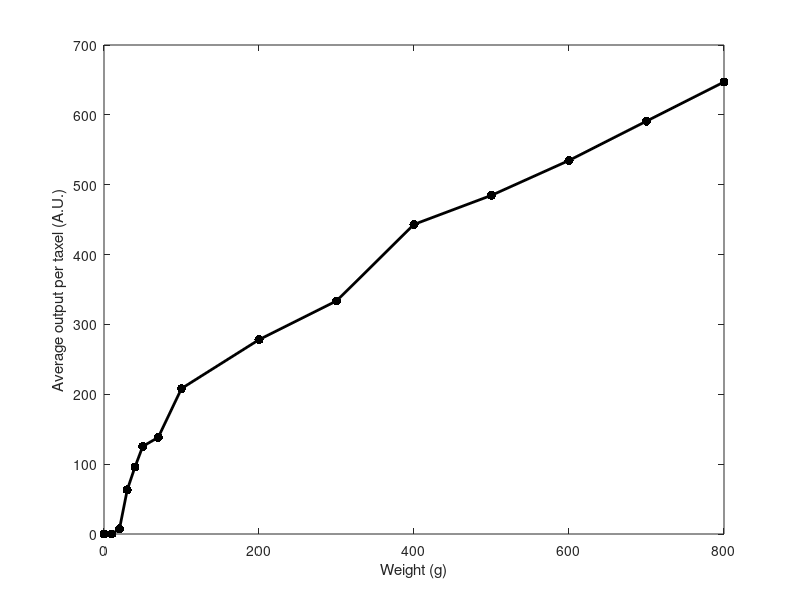

This chart was generated by the following MATLAB code:
% This function plot the relation between the force applied to the sensor
% and the measurement (of resistance) of sensor.
function forceR()
weightOutputArr = [
    0,0;
    10,0;
    20,447;
    30,3794;
    40,5763;
    50,7526;
    70,8301;
    100,12495;
    200,16690;
    300,20019;
    400,26590;
    500,29089;
    600,32083;
    700,35461;
    800,38823;
    ]; % units: g, AU, !!

contactArea = 60; % number of pixels, !!

% plotting
figure;
plot(weightOutputArr(:,1),weightOutputArr(:,2)/contactArea,"-k","LineWidth",2,"Marker",".","MarkerSize",20)
xlabel("Weight (g)")
ylabel("Average output per taxel (A.U.)")
xlim([0,max(weightOutputArr(:,1))]);

% save fig
folder = '..\..\paperFig\';
filePath = fullfile(folder, 'forceR.fig');
saveas(gcf, filePath);
